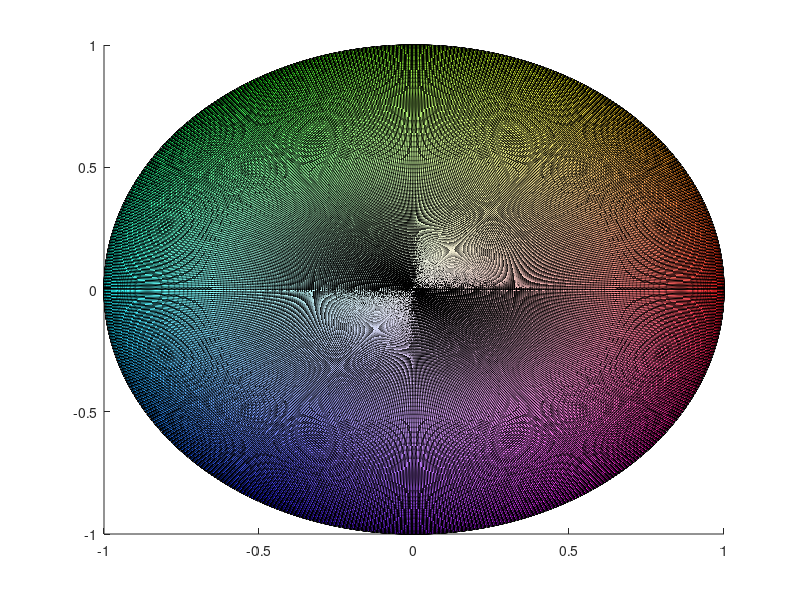

This figure's MATLAB source: (Note: this script raises an error after producing the figure.)

% % Color-coded S2 based on orientation

clear
clf
format long e
hold all

% reference vector
cthetad = [];
cphid = [];

% Double angle counting
S2_Z2 = 0;

% viewangle = [0 0];
% viewangle = [36 30];
viewangle = [0,90];

conetheta = cthetad*pi/180;
conephi = cphid*pi/180;

k = 10;
map = hsv(2^k);

% plot axes arrows
arrowlength = 2.5;
fontsize = 36;
stemwidth = 0.03;

% lighting
view(viewangle)



for cone = 1:length(conetheta)
    
% [x1,y1,z1] = cylinder([.25 0],128);
[x1,y1,z1] = cylinder([.25 0],128);

xc = x1;
yc = y1;

zc = z1+.8;

% set up rotation matrix1:
rotationMatrix1 = [cos(conetheta(cone))  0  sin(conetheta(cone));...
                   0                  1  0;...
                   -sin(conetheta(cone)) 0  cos(conetheta(cone))];
% set up rotation matrix2:
rotationMatrix2 = [cos(conephi(cone))  -sin(conephi(cone))  0;...
                   sin(conephi(cone))  cos(conephi(cone))   0;...
                   0                0                 1];
% get points at the two rings and rotate them separately about x:

positionNew1 = rotationMatrix2*rotationMatrix1*[xc(1,:); yc(1,:); zc(1,:)];
positionNew2 = rotationMatrix2*rotationMatrix1*[xc(2,:); yc(2,:); zc(2,:)];

xc = [positionNew1(1,:); positionNew2(1,:)];
yc = [positionNew1(2,:); positionNew2(2,:)];
zc = [positionNew1(3,:); positionNew2(3,:)];

arrow_color = zeros(1,3);
arrow_color(1) = (conephi(cone))/(2*pi); 
if arrow_color(1)<0
    arrow_color(1) = (conephi(cone)+pi)/(2*pi); 
end
arrow_color(2) = conetheta(cone)/(pi/2);
arrow_color(3) = 2 - conetheta(cone)/(pi/2);

for i = 1:3
    if arrow_color(i) > 1
        arrow_color(i) = 1;
    end
end
arrow_color = hsv2rgb(arrow_color);

hold on
s = surf(xc,yc,zc,'EdgeColor','none','FaceColor',arrow_color);
fvc = surf2patch(s);
delete(s)
patch(fvc,...
    'FaceAlpha',1,...
    'FaceColor',arrow_color,...
    'FaceLighting','flat',...
    'EdgeColor','none',...
    'SpecularStrength',0.8,...
    'AmbientStrength',0.55);

end

[X,Y,Z]=sphere(500);
[m,n] = size(X);
[azi,ele,~] = cart2sph(X,Y,Z);
% Z(Z >= cos(bound_d*pi/180)) = nan; % remove the region with theta<bound

azi_rs = reshape(azi,[m*n,1]);
azi_rs(azi_rs<0) = azi_rs(azi_rs<0)+2*pi;
the_rs = pi-(reshape(ele,[m*n,1])+pi/2);
col = zeros(m*n,3);

% hsv: s = 0 at the north pole; v = 0 at the south pole;
for i = 1:m*n
    
    if S2_Z2
        col(i,1) = mod(2*azi_rs(i),2*pi)/(2*pi);
        col(i,2) = 1;
        col(i,3) = 1;
    else
        col(i,1) = (azi_rs(i))/(2*pi);
        col(i,2) = the_rs(i)/(pi/2);
        col(i,3) = 2 - the_rs(i)/(pi/2);
    end

end
col(col > 1) = 1;
col_rs = reshape(col,[m,n,3]);
% figure
s1=surf(X,Y,Z,hsv2rgb(col_rs)); % color-code accroding to theta
s1.EdgeColor = 'none';
s1.SpecularStrength = 0.1;
s1.AmbientStrength= 0.4;
s1.FaceAlpha = 1;



colormap(map)
axis equal off
grid off
camlight

fig = gcf;
fig.Color = [1 1 1];
